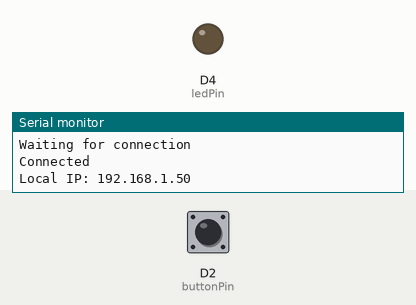
Bench run of a sketch on a simulated ESP8266 (NodeMCU). On the bench: output pins drawn as LEDs (lit = HIGH), the last lines printed to the serial monitor. Dashed ring = blinking. Inputs (shaded band) come from the test bench; at power-on: D2 (buttonPin) LOW. WiFi joins after 1.5 s; servers stay silent unless stated; web services answer with replies made up by the test bench.

Above: at 1.6 s.
At 3.7 s:
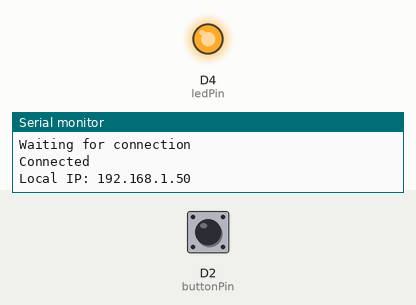
3.8 s: D2 (buttonPin) pulled HIGH for 3.2 s
At 4.7 s:
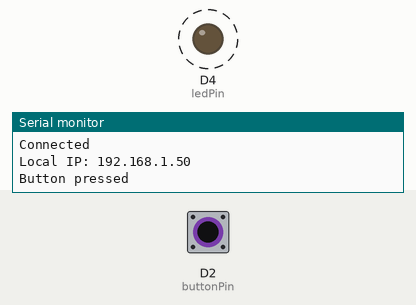
Timing chart, 0 to 9.1 s (numbered marks = the images above; inputs shaded):
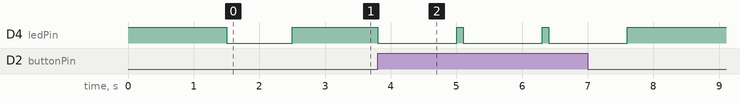

Measured:
- after the input at 3.8 s, D4 (ledPin): alternates HIGH for 0.10 s and LOW for 1.2 s, 6 changes in all, then stays HIGH, starting at once

The sketch:

button-ifttt.ino
```cpp
#include <ESP8266HTTPClient.h>
#include <ESP8266WiFi.h>

static const uint8_t D2   = 4;
const int buttonPin = D2;     // the number of the pushbutton pin
const int ledPin =  LED_BUILTIN;      // the number of the LED pin
// variables will change:
int buttonState = 0;         // variable for reading the pushbutton status

const int ON = LOW;
const int OFF = HIGH;

void setup() {


  Serial.begin(115200);                                  //Serial connection

  // initialize the LED pin as an output:
  pinMode(ledPin, OUTPUT);
    digitalWrite(ledPin, OFF);

  // initialize the pushbutton pin as an input:
  pinMode(buttonPin, INPUT);
    //digitalWrite(buttonPin, LOW);


  Serial.println("Connecting to Wifi...");

  WiFi.begin("SSID", "xxxxx");   //WiFi connection

  while (WiFi.status() != WL_CONNECTED) {  //Wait for the WiFI connection completion
    delay(500);
    Serial.println("Waiting for connection");

  }
  Serial.println("Connected");
  Serial.print("Local IP: ");
  Serial.println(WiFi.localIP());

  digitalWrite(ledPin, ON);
  delay(1000);
  digitalWrite(ledPin, OFF);
}

void loop() {

 if(WiFi.status()== WL_CONNECTED){   //Check WiFi connection status

    // read the state of the pushbutton value:
    buttonState = digitalRead(buttonPin);

    // check if the pushbutton is pressed. If it is, the buttonState is HIGH:
    if (buttonState == HIGH) {
      Serial.println("Button pressed");
      // turn LED on:
      digitalWrite(ledPin, ON);
      delay(1000);

         HTTPClient http;    //Declare object of class HTTPClient

         http.begin("http://maker.ifttt.com/trigger/esp_button_1/with/key/cEZ5IEFRNAbytl2-vzsB5y");      //Specify request destination
         //http.addHeader("Content-Type", "text/plain");  //Specify content-type header

         //int httpCode = http.POST("Message from ESP8266");   //Send the request
         int httpCode = http.GET();
         String payload = http.getString();                  //Get the response payload

         Serial.println(httpCode);   //Print HTTP return code
         if (httpCode > 0) { //Check the returning code

           String payload = http.getString();   //Get the request response payload
            Serial.println(payload);                     //Print the response payload

         } else {
            digitalWrite(ledPin, ON);
            delay(100);
            digitalWrite(ledPin, OFF);
            delay(100);
            digitalWrite(ledPin, ON);

         }

         http.end();  //Close connection


       digitalWrite(ledPin, OFF);
       //TODO Send HTTP request
    }
    /*

  */
 }else{
    Serial.println("Error in WiFi connection");
 }

  delay(100);  //Send a request every 30 seconds

}
```
